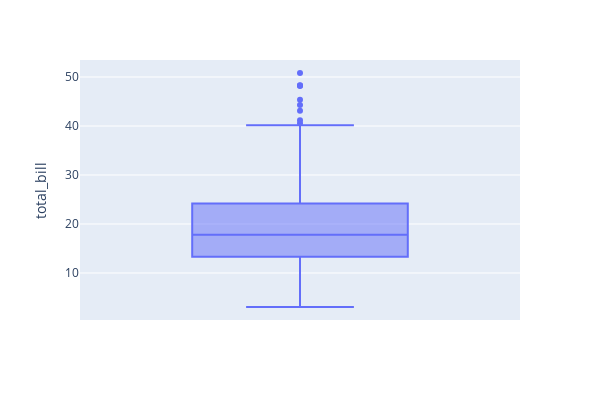

The code cell stored with this chart in its notebook:
### Markdown cell above
* `px.box()` avec `plotly` pour créer des boîtes à moustache où on peut lire facilement les valeurs :

### Code cell
px.box(tips_df, y="total_bill", width=600, height=400)

### Figure 1 — Plotly figure (JSON) as saved in the notebook; plotly's stock layout.template omitted (floating-point values rounded to 4 significant figures; data arrays with more than 128 entries replaced by an {"elided": "..."} marker saying what was removed)
{"data": [{"alignmentgroup": "True", "hovertemplate": "total_bill=%{y}<extra></extra>", "legendgroup": "", "marker": {"color": "#636efa"}, "name": "", "notched": false, "offsetgroup": "", "orientation": "v", "showlegend": false, "type": "box", "x0": " ", "xaxis": "x", "y": {"elided": "244 float values"}, "y0": " ", "yaxis": "y"}], "layout": {"boxmode": "group", "height": 400, "legend": {"tracegroupgap": 0}, "margin": {"t": 60}, "width": 600, "xaxis": {"anchor": "y", "domain": [0, 1]}, "yaxis": {"anchor": "x", "domain": [0, 1], "title": {"text": "total_bill"}}}}
